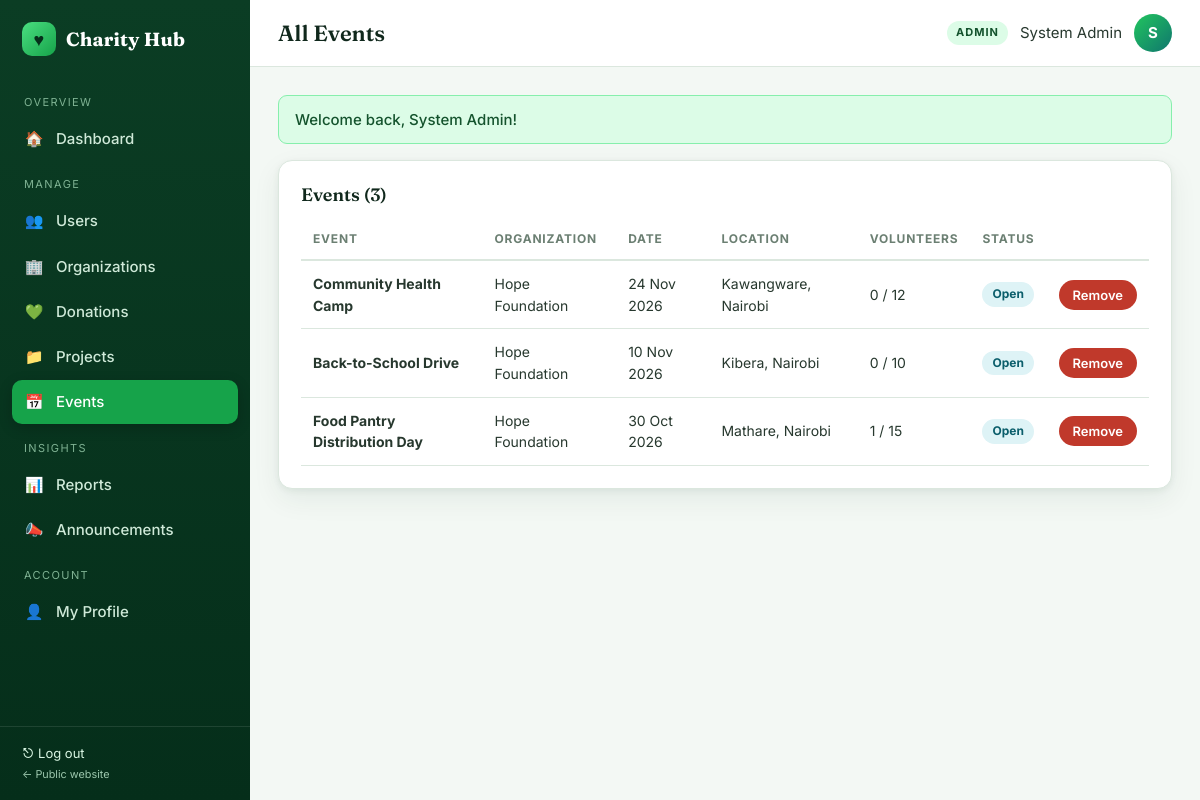
/admin/events.php (signed in), run on the app's committed database.
### tables this page shows
CREATE TABLE events (
  event_id INT AUTO_INCREMENT PRIMARY KEY,
  org_id INT NOT NULL,
  title VARCHAR(200) NOT NULL,
  description TEXT NOT NULL,
  location VARCHAR(200) NOT NULL,
  event_date DATE NOT NULL,
  start_time TIME NULL,
  volunteers_needed INT NOT NULL DEFAULT 10,
  status ENUM('OPEN','CLOSED','COMPLETED','CANCELLED') NOT NULL DEFAULT 'OPEN',
  created_at TIMESTAMP DEFAULT CURRENT_TIMESTAMP,
  FOREIGN KEY (org_id) REFERENCES organizations(org_id) ON DELETE CASCADE
);

CREATE TABLE organizations (
  org_id INT AUTO_INCREMENT PRIMARY KEY,
  user_id INT NOT NULL,
  organization_name VARCHAR(200) NOT NULL,
  description TEXT NULL,
  location VARCHAR(150) NULL,
  verification_status ENUM('PENDING','VERIFIED','REJECTED') NOT NULL DEFAULT 'PENDING',
  created_at TIMESTAMP DEFAULT CURRENT_TIMESTAMP,
  FOREIGN KEY (user_id) REFERENCES users(user_id) ON DELETE CASCADE
);

### admin/events.php (the view, shortened to what this page needs)
<?php
require_once __DIR__ . '/../includes/bootstrap.php';
$rows = db_all("SELECT e.*, o.organization_name, (SELECT COUNT(*) FROM volunteer_signups s WHERE s.event_id=e.event_id AND s.status='APPROVED') AS approved FROM events e JOIN organizations o ON o.org_id=e.org_id ORDER BY e.event_date DESC");
include __DIR__ . '/../includes/header.php';
?>
<div class="card"><h2>Events (<?= count($rows) ?>)</h2><div class="table-wrap"><table><thead><tr><th>Event</th><th>Organization</th><th>Date</th><th>Location</th><th>Volunteers</th><th>Status</th><th></th></tr></thead><tbody>
<?php foreach ($rows as $v): ?><tr><td><b><?= e($v['title']) ?></b></td><td><?= e($v['organization_name']) ?></td><td><?= fdate($v['event_date']) ?></td><td><?= e($v['location']) ?></td><td><?= (int)$v['approved'] ?> / <?= (int)$v['volunteers_needed'] ?></td><td><?= status_badge($v['status']) ?></td>
<td><form method="post" data-confirm="Remove this event?"><button class="btn btn-sm btn-danger">Remove</button></form></td></tr>
<?php endforeach; if (!$rows): ?><tr><td colspan="7" class="empty">No events.</td></tr><?php endif; ?></tbody></table></div></div>
<?php include __DIR__ . '/../includes/footer.php';

### includes/bootstrap.php (shortened to what this page needs)
<?php
require_once ROOT_PATH . '/config/db.php';
function e($v) { return htmlspecialchars((string)($v ?? ''), ENT_QUOTES, 'UTF-8'); }
function fdate($d, $fmt = 'd M Y') { return $d ? date($fmt, strtotime($d)) : '—'; }
function db_run($sql, $params = []) {
    global $conn;
    $stmt = $conn->prepare($sql);
    if (!$stmt->execute()) { error_log("SQL exec error: " . $stmt->error); $stmt->close(); return false; }
    return $stmt;
}
function db_all($sql, $params = []) {
    $s = db_run($sql, $params); if (!$s) return [];
    $r = $s->get_result(); $rows = $r ? $r->fetch_all(MYSQLI_ASSOC) : []; $s->close(); return $rows;
}
function status_badge($s) {
    $map = ['ACTIVE'=>'ok','VERIFIED'=>'ok','COMPLETED'=>'ok','APPROVED'=>'ok','FULFILLED'=>'ok','ONGOING'=>'info','OPEN'=>'info',
            'PENDING'=>'warn','SUBMITTED'=>'warn','PLANNED'=>'warn','SUSPENDED'=>'bad','REJECTED'=>'bad','DECLINED'=>'bad','CANCELLED'=>'bad','ON_HOLD'=>'warn','CLOSED'=>'muted'];
    $c = $map[strtoupper($s)] ?? 'muted';
    return '<span class="badge badge-' . $c . '">' . e(ucwords(strtolower(str_replace('_', ' ', $s)))) . '</span>';
}

### assets/css/app.css (style rules this page uses)
:root { --g-950:#052e1a; --g-900:#0b3d24; --g-800:#14532d; --g-700:#166534; --g-600:#16a34a; --g-500:#22c55e; --g-400:#4ade80; --g-300:#86efac; --g-200:#bbf7d0; --g-100:#dcfce7; --g-50:#f0fdf4; --teal:#0f766e; --lime:#a3e635; --gold:#f5b942; --ink:#10281c; --text:#27382e; --muted:#6b7f72; --line:#dbe7de; --bg:#f3f8f4; --white:#fff; --danger:#c0392b; --danger-bg:#fdecea; --warn:#8a6100; --warn-bg:#fff4d6; --info:#0b5e6b; --info-bg:#def3f6; --radius:14px; --radius-sm:9px; --shadow:0 2px 6px rgba(11,61,36,.06),0 10px 28px rgba(11,61,36,.07); --serif:'Fraunces',Georgia,'Times New Roman',serif; --sans:'Inter','Segoe UI',system-ui,-apple-system,Arial,sans-serif; }
* { box-sizing:border-box;margin:0;padding:0 }
html { scroll-behavior:smooth }
body { font-family:var(--sans);background:var(--bg);color:var(--text);line-height:1.55;font-size:15px }
h1,h2,h3,h4 { color:var(--ink);line-height:1.2 }
.btn { display:inline-flex;align-items:center;justify-content:center;gap:8px;padding:10px 18px;border-radius:999px;border:1.5px solid transparent; font:600 14px var(--sans);cursor:pointer;transition:.2s;text-decoration:none!important;background:var(--g-700);color:#fff }
.btn-danger { background:var(--danger) }
.btn-sm { padding:6px 13px;font-size:13px }
.card { background:#fff;border:1px solid var(--line);border-radius:var(--radius);box-shadow:var(--shadow);padding:22px;margin-bottom:22px }
.card h2 { font:600 18px var(--serif);margin-bottom:14px;display:flex;justify-content:space-between;align-items:center;gap:10px }
.table-wrap { overflow-x:auto }
table { width:100%;border-collapse:collapse;font-size:14px }
th { text-align:left;font-size:12px;text-transform:uppercase;letter-spacing:.8px;color:var(--muted);padding:10px 12px;border-bottom:2px solid var(--line);white-space:nowrap }
td { padding:12px;border-bottom:1px solid var(--line);vertical-align:middle }
.badge { display:inline-block;padding:3px 10px;border-radius:999px;font-size:12px;font-weight:700 }
.badge-info { background:var(--info-bg);color:var(--info) }

### data on the page
events: title "Community Health Camp", org.organization_name "Hope Foundation", event_date "24 Nov 2026", location "Kawangware, Nairobi", approved "0", volunteers_needed "12", status "Open"
events: title "Back-to-School Drive", org.organization_name "Hope Foundation", event_date "10 Nov 2026", location "Kibera, Nairobi", approved "0", volunteers_needed "10", status "Open"
events: title "Food Pantry Distribution Day", org.organization_name "Hope Foundation", event_date "30 Oct 2026", location "Mathare, Nairobi", approved "1", volunteers_needed "15", status "Open"

### other printed values
$it[0] "OVERVIEW"
$it[2] "🏠"
$it[0] "Dashboard"
$it[0] "MANAGE"
$it[2] "👥"
$it[0] "Users"
$it[2] "🏢"
$it[0] "Organizations"
$it[2] "💚"
$it[0] "Donations"
$it[2] "📁"
$it[0] "Projects"
$it[2] "📅"
$it[0] "Events"
$it[0] "INSIGHTS"
